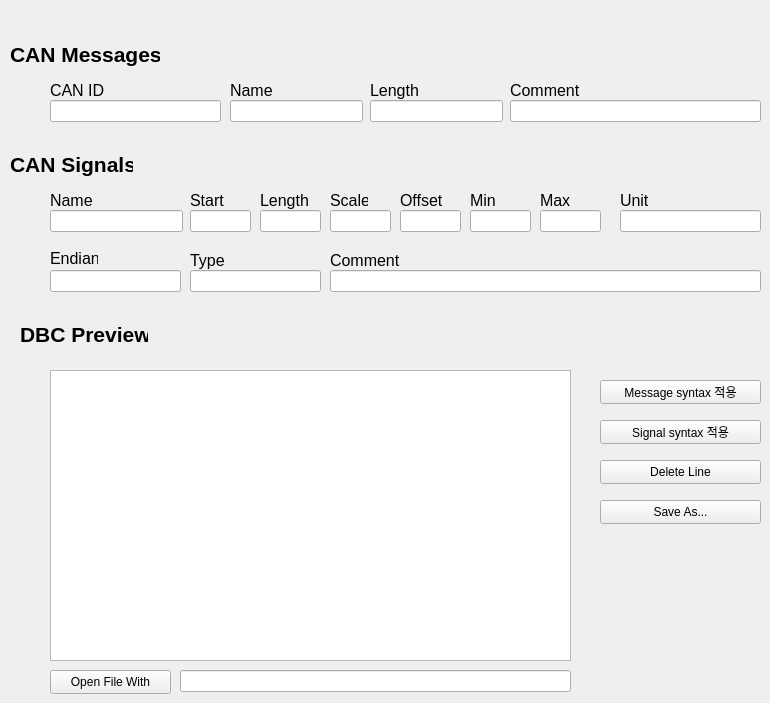
    <widget class="QWidget" name="DBC_Writer">
     <attribute name="title">
      <string>DBC Writer</string>
     </attribute>
     <widget class="QLineEdit" name="sg_endian">
      <property name="geometry">
       <rect>
        <x>50</x>
        <y>270</y>
        <width>131</width>
        <height>22</height>
       </rect>
      </property>
     </widget>
     <widget class="QLineEdit" name="sg_type">
      <property name="geometry">
       <rect>
        <x>190</x>
        <y>270</y>
        <width>131</width>
        <height>22</height>
       </rect>
      </property>
     </widget>
     <widget class="QLabel" name="label_15">
      <property name="geometry">
       <rect>
        <x>190</x>
        <y>250</y>
        <width>48</width>
        <height>21</height>
       </rect>
      </property>
      <property name="font">
       <font>
        <pointsize>12</pointsize>
       </font>
      </property>
      <property name="text">
       <string>Type</string>
      </property>
     </widget>
     <widget class="QLabel" name="label_3">
      <property name="geometry">
       <rect>
        <x>50</x>
        <y>250</y>
        <width>48</width>
        <height>16</height>
       </rect>
      </property>
      <property name="font">
       <font>
        <pointsize>12</pointsize>
       </font>
      </property>
      <property name="text">
       <string>Endian</string>
      </property>
     </widget>
     <widget class="QTextBrowser" name="DBC_temp">
      <property name="geometry">
       <rect>
        <x>50</x>
        <y>370</y>
        <width>521</width>
        <height>291</height>
       </rect>
      </property>
     </widget>
     <widget class="QPushButton" name="Signal">
      <property name="geometry">
       <rect>
        <x>600</x>
        <y>420</y>
        <width>161</width>
        <height>24</height>
       </rect>
      </property>
      <property name="text">
       <string>Signal syntax 적용</string>
      </property>
     </widget>
     <widget class="QPushButton" name="Save">
      <property name="geometry">
       <rect>
        <x>600</x>
        <y>500</y>
        <width>161</width>
        <height>24</height>
       </rect>
      </property>
      <property name="text">
       <string>Save As...</string>
      </property>
     </widget>
     <widget class="QLabel" name="label_14">
      <property name="geometry">
       <rect>
        <x>230</x>
        <y>-120</y>
        <width>181</width>
        <height>31</height>
       </rect>
      </property>
      <property name="font">
       <font>
        <pointsize>16</pointsize>
        <bold>true</bold>
       </font>
      </property>
      <property name="text">
       <string>DBC File Creator</string>
      </property>
     </widget>
     <widget class="QPushButton" name="Message">
      <property name="geometry">
       <rect>
        <x>600</x>
        <y>380</y>
        <width>161</width>
        <height>24</height>
       </rect>
      </property>
      <property name="text">
       <string>Message syntax 적용</string>
      </property>
     </widget>
     <widget class="QLabel" name="label_28">
      <property name="geometry">
       <rect>
        <x>470</x>
        <y>130</y>
        <width>211</width>
        <height>31</height>
       </rect>
      </property>
      <property name="text">
       <string/>
      </property>
     </widget>
     <widget class="QLabel" name="label_29">
      <property name="geometry">
       <rect>
        <x>20</x>
        <y>320</y>
        <width>128</width>
        <height>28</height>
       </rect>
      </property>
      <property name="font">
       <font>
        <pointsize>16</pointsize>
        <bold>true</bold>
       </font>
      </property>
      <property name="text">
       <string>DBC Preview</string>
      </property>
     </widget>
     <widget class="QLabel" name="label">
      <property name="geometry">
       <rect>
        <x>10</x>
        <y>40</y>
        <width>150</width>
        <height>28</height>
       </rect>
      </property>
      <property name="font">
       <font>
        <pointsize>16</pointsize>
        <bold>true</bold>
       </font>
      </property>
      <property name="text">
       <string>CAN Messages</string>
      </property>
     </widget>
     <widget class="QLineEdit" name="CAN_id">
      <property name="geometry">
       <rect>
        <x>50</x>
        <y>100</y>
        <width>171</width>
        <height>22</height>
       </rect>
      </property>
     </widget>
     <widget class="QLabel" name="can">
      <property name="geometry">
       <rect>
        <x>50</x>
        <y>80</y>
        <width>54</width>
        <height>21</height>
       </rect>
      </property>
      <property name="font">
       <font>
        <pointsize>12</pointsize>
       </font>
      </property>
      <property name="text">
       <string>CAN ID</string>
      </property>
     </widget>
     <widget class="QLineEdit" name="Comment_MSG">
      <property name="geometry">
       <rect>
        <x>510</x>
        <y>100</y>
        <width>251</width>
        <height>22</height>
       </rect>
      </property>
     </widget>
     <widget class="QLabel" name="label_30">
      <property name="geometry">
       <rect>
        <x>510</x>
        <y>80</y>
        <width>72</width>
        <height>21</height>
       </rect>
      </property>
      <property name="font">
       <font>
        <pointsize>12</pointsize>
       </font>
      </property>
      <property name="text">
       <string>Comment</string>
      </property>
     </widget>
     <widget class="QLabel" name="label_31">
      <property name="geometry">
       <rect>
        <x>330</x>
        <y>250</y>
        <width>72</width>
        <height>21</height>
       </rect>
      </property>
      <property name="font">
       <font>
        <pointsize>12</pointsize>
       </font>
      </property>
      <property name="text">
       <string>Comment</string>
      </property>
     </widget>
     <widget class="QLineEdit" name="Comment_SG">
      <property name="geometry">
       <rect>
        <x>330</x>
        <y>270</y>
        <width>431</width>
        <height>22</height>
       </rect>
      </property>
     </widget>
     <widget class="QPushButton" name="Delete_Line">
      <property name="geometry">
       <rect>
        <x>600</x>
        <y>460</y>
        <width>161</width>
        <height>24</height>
       </rect>
      </property>
      <property name="text">
       <string>Delete Line</string>
      </property>
     </widget>
     <widget class="QPushButton" name="Open_File_With">
      <property name="geometry">
       <rect>
        <x>50</x>
        <y>670</y>
        <width>121</width>
        <height>24</height>
       </rect>
      </property>
      <property name="text">
       <string>Open File With</string>
      </property>
     </widget>
     <widget class="QLineEdit" name="File_Path">
      <property name="geometry">
       <rect>
        <x>180</x>
        <y>670</y>
        <width>391</width>
        <height>22</height>
       </rect>
      </property>
     </widget>
     <widget class="QLabel" name="label_12">
      <property name="geometry">
       <rect>
        <x>540</x>
        <y>190</y>
        <width>30</width>
        <height>21</height>
       </rect>
      </property>
      <property name="font">
       <font>
        <pointsize>12</pointsize>
       </font>
      </property>
      <property name="text">
       <string>Max</string>
      </property>
     </widget>
     <widget class="QLineEdit" name="sg_len">
      <property name="geometry">
       <rect>
        <x>260</x>
        <y>210</y>
        <width>61</width>
        <height>22</height>
       </rect>
      </property>
     </widget>
     <widget class="QLabel" name="label_10">
      <property name="geometry">
       <rect>
        <x>400</x>
        <y>190</y>
        <width>44</width>
        <height>21</height>
       </rect>
      </property>
      <property name="font">
       <font>
        <pointsize>12</pointsize>
       </font>
      </property>
      <property name="text">
       <string>Offset</string>
      </property>
     </widget>
     <widget class="QLabel" name="label_9">
      <property name="geometry">
       <rect>
        <x>330</x>
        <y>190</y>
        <width>38</width>
        <height>21</height>
       </rect>
      </property>
      <property name="font">
       <font>
        <pointsize>12</pointsize>
       </font>
      </property>
      <property name="text">
       <string>Scale</string>
      </property>
     </widget>
     <widget class="QLabel" name="label_13">
      <property name="geometry">
       <rect>
        <x>620</x>
        <y>190</y>
        <width>30</width>
        <height>21</height>
       </rect>
      </property>
      <property name="font">
       <font>
        <pointsize>12</pointsize>
       </font>
      </property>
      <property name="text">
       <string>Unit</string>
      </property>
     </widget>
     <widget class="QLineEdit" name="sg_name">
      <property name="geometry">
       <rect>
        <x>50</x>
        <y>210</y>
        <width>133</width>
        <height>22</height>
       </rect>
      </property>
     </widget>
     <widget class="QLineEdit" name="sg_start">
      <property name="geometry">
       <rect>
        <x>190</x>
        <y>210</y>
        <width>61</width>
        <height>22</height>
       </rect>
      </property>
     </widget>
     <widget class="QLineEdit" name="sg_max">
      <property name="geometry">
       <rect>
        <x>540</x>
        <y>210</y>
        <width>61</width>
        <height>22</height>
       </rect>
      </property>
     </widget>
     <widget class="QLineEdit" name="sg_offset">
      <property name="geometry">
       <rect>
        <x>400</x>
        <y>210</y>
        <width>61</width>
        <height>22</height>
       </rect>
      </property>
     </widget>
     <widget class="QLabel" name="label_2">
      <property name="geometry">
       <rect>
        <x>10</x>
        <y>150</y>
        <width>123</width>
        <height>28</height>
       </rect>
      </property>
      <property name="font">
       <font>
        <pointsize>16</pointsize>
        <bold>true</bold>
       </font>
      </property>
      <property name="text">
       <string>CAN Signals</string>
      </property>
     </widget>
     <widget class="QLineEdit" name="msg_len">
      <property name="geometry">
       <rect>
        <x>370</x>
        <y>100</y>
        <width>133</width>
        <height>22</height>
       </rect>
      </property>
     </widget>
     <widget class="QLineEdit" name="sg_min">
      <property name="geometry">
       <rect>
        <x>470</x>
        <y>210</y>
        <width>61</width>
        <height>22</height>
       </rect>
      </property>
     </widget>
     <widget class="QLineEdit" name="msg_name">
      <property name="geometry">
       <rect>
        <x>230</x>
        <y>100</y>
        <width>133</width>
        <height>22</height>
       </rect>
      </property>
     </widget>
     <widget class="QLabel" name="label_6">
      <property name="geometry">
       <rect>
        <x>50</x>
        <y>190</y>
        <width>43</width>
        <height>21</height>
       </rect>
      </property>
      <property name="font">
       <font>
        <pointsize>12</pointsize>
       </font>
      </property>
      <property name="text">
       <string>Name</string>
      </property>
     </widget>
     <widget class="QLabel" name="label_7">
      <property name="geometry">
       <rect>
        <x>190</x>
        <y>190</y>
        <width>35</width>
        <height>21</height>
       </rect>
      </property>
      <property name="font">
       <font>
        <pointsize>12</pointsize>
       </font>
      </property>
      <property name="text">
       <string>Start</string>
      </property>
     </widget>
     <widget class="QLineEdit" name="sg_unit">
      <property name="geometry">
       <rect>
        <x>620</x>
        <y>210</y>
        <width>141</width>
        <height>22</height>
       </rect>
      </property>
     </widget>
     <widget class="QLabel" name="label_8">
      <property name="geometry">
       <rect>
        <x>260</x>
        <y>190</y>
        <width>51</width>
        <height>21</height>
       </rect>
      </property>
      <property name="font">
       <font>
        <pointsize>12</pointsize>
       </font>
      </property>
      <property name="text">
       <string>Length</string>
      </property>
     </widget>
     <widget class="QLabel" name="label_5">
      <property name="geometry">
       <rect>
        <x>370</x>
        <y>80</y>
        <width>51</width>
        <height>21</height>
       </rect>
      </property>
      <property name="font">
       <font>
        <pointsize>12</pointsize>
       </font>
      </property>
      <property name="text">
       <string>Length</string>
      </property>
     </widget>
     <widget class="QLineEdit" name="sg_factor">
      <property name="geometry">
       <rect>
        <x>330</x>
        <y>210</y>
        <width>61</width>
        <height>22</height>
       </rect>
      </property>
     </widget>
     <widget class="QLabel" name="label_11">
      <property name="geometry">
       <rect>
        <x>470</x>
        <y>190</y>
        <width>28</width>
        <height>21</height>
       </rect>
      </property>
      <property name="font">
       <font>
        <pointsize>12</pointsize>
       </font>
      </property>
      <property name="text">
       <string>Min</string>
      </property>
     </widget>
     <widget class="QLabel" name="label_4">
      <property name="geometry">
       <rect>
        <x>230</x>
        <y>80</y>
        <width>43</width>
        <height>21</height>
       </rect>
      </property>
      <property name="font">
       <font>
        <pointsize>12</pointsize>
       </font>
      </property>
      <property name="text">
       <string>Name</string>
      </property>
     </widget>
    </widget>
